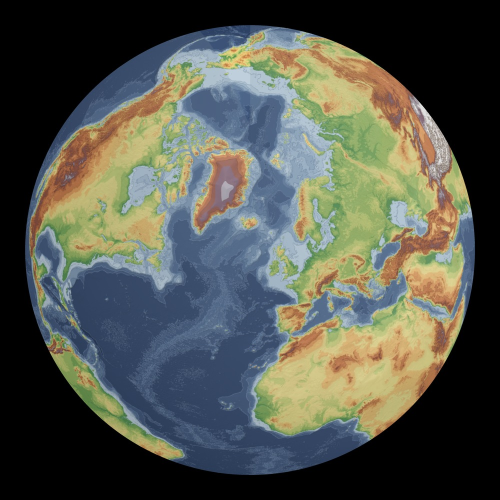
#> input picture workshop/preview.jpg, 1000 x 1000 px (shown at 1/2 size); its folder holds only this picture in this run
$ python make_preview.py ../../workshop/preview.jpg
#> lines starting #> are read from the running program, lines starting #| are printed output that depends on the picture
#> in main, grab is the input picture: PIL image 1000x1000 RGB; mean R, G, B 83.1, 86.2, 77
"""Dev tool: the Workshop preview (workshop/preview.jpg) from a full-screen 4K grab of the map at minimum zoom (the whole
globe, unit symbols off: shot director `symbols off`, `center 58 -18 3.55`).

The globe is found in the grab and cut out onto black (the compass and the title bar over its top rim go with it), then
the title band of the other Sea Power mods (Pop-Out Windows, Radio) goes over the bottom: 1000 x 1000, Segoe UI.

    python tools/shot-director/make_preview.py GRAB.png
"""
import os
import sys

from PIL import Image, ImageDraw, ImageFont

HERE = os.path.dirname(os.path.abspath(__file__))
OUT = os.path.join(HERE, '..', '..', 'workshop', 'preview.jpg')
FONTS = os.path.join(os.environ.get('WINDIR', r'C:\Windows'), 'Fonts')
SIZE = 1000
GLOBE = 880            # diameter in the preview
GLOBE_TOP = 18         # the band covers the globe's lower rim
TITLE = 'Topographic Map'
SUBTITLE = 'Land heights and sea depths on the map'


def find_globe(im):
    """Centre and radius of the globe in the grab: its edges along the centre row and column (the background is
    black with faint stars); the rim under the title bar and the compass is left out."""
    gray = im.convert('L')
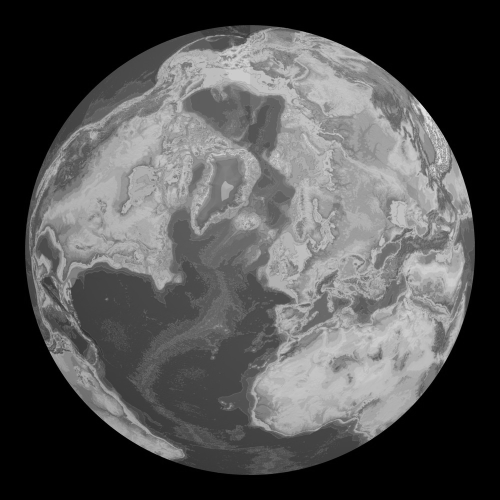
#> gray: PIL image 1000x1000 L (shown at 1/2 size); min 0, max 249, mean 84.2
    w = im.width
#> w = 1000
    cx, cy = w // 2, 1068
#> cx = 500; cy = 1068

    def bright(x, y):
#> (the run stopped early here; a loop or call above may not have finished)
